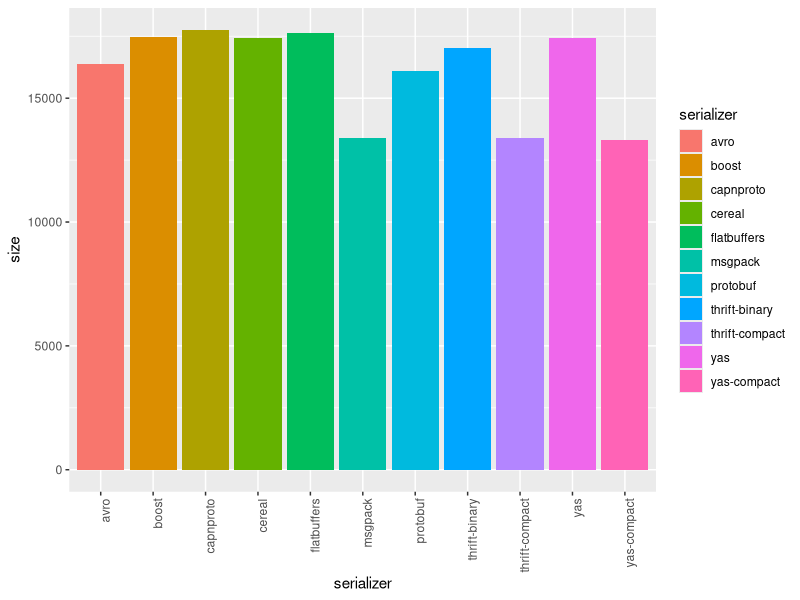
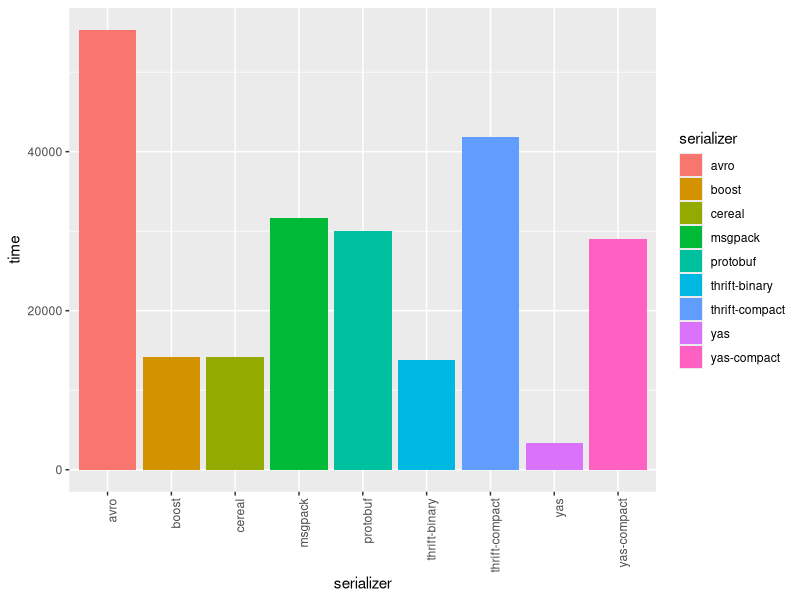
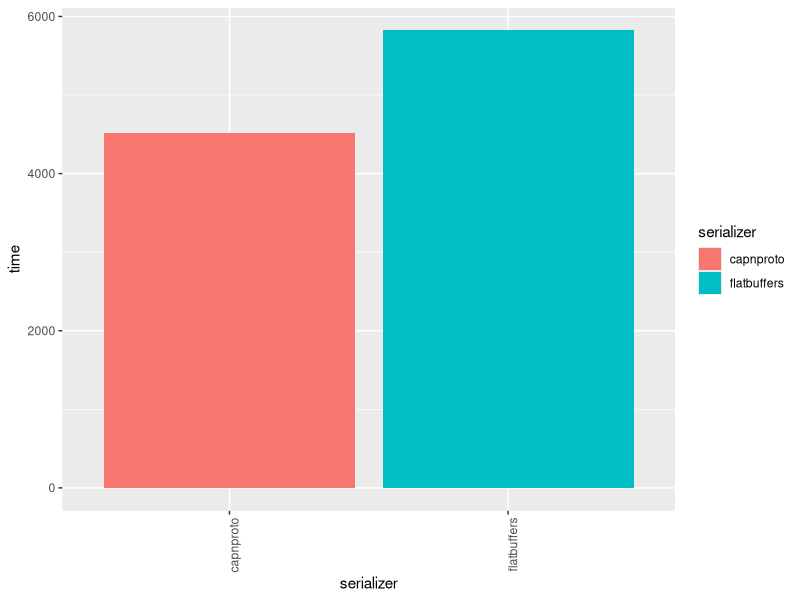

Reproduce these figures in R, in order.
library(ggplot2)

names.size <- c("thrift-binary", "thrift-compact", "protobuf", "boost", "msgpack", "cereal", "avro", "capnproto", "flatbuffers", "yas", "yas-compact")
names.time <- c("thrift-binary", "thrift-compact", "protobuf", "boost", "msgpack", "cereal", "avro", "yas", "yas-compact")
names.time2 <- c("capnproto", "flatbuffers")
# data from the 1000000 simulations
# c=" "; for t in thrift-binary thrift-compact protobuf boost msgpack cereal avro capnproto flatbuffers yas yas-compact; do ${BENCHMARK} -i 1 -s $t | grep Size | awk "{printf \"%s%d # %s\n\", \"$c\", \$3, \"$t\"}"; c=","; done
size <- c(
     17017 # thrift-binary
    ,13378 # thrift-compact
    ,16116 # protobuf
    ,17470 # boost
    ,13402 # msgpack
    ,17416 # cereal
    ,16384 # avro
    ,17768 # capnproto
    ,17632 # flatbuffers
    ,17416 # yas
    ,13321 # yas-compact
)
# c=" "; for t in thrift-binary thrift-compact protobuf boost msgpack cereal avro yas yas-compact; do rm -f /tmp/$t.time; for i in `seq 1 ${RESTARTS}`; do ${BENCHMARK} -i ${ITERATIONS} -s $t | grep Time | awk '{print $3}' >>/tmp/$t.time; done; awk "{ sum += \$1 } END {printf \"%s%f # %s\n\", \"$c\", sum/50, \"$t\"}" /tmp/$t.time; c=","; done
time <- c(
     13795.100000 # thrift-binary
    ,41831.280000 # thrift-compact
    ,30041.420000 # protobuf
    ,14231.320000 # boost
    ,31668.700000 # msgpack
    ,14203.780000 # cereal
    ,55352.740000 # avro
    ,3307.360000 # yas
    ,28981.900000 # yas-compact
)
# c=" "; for t in capnproto flatbuffers; do rm -f /tmp/$t.time; for i in `seq 1 ${RESTARTS}`; do ${BENCHMARK} -i ${ITERATIONS} -s $t | grep Time | awk '{print $3}' >>/tmp/$t.time; done; awk "{ sum += \$1 } END {printf \"%s%f # %s\n\", \"$c\", sum/50, \"$t\"}" /tmp/$t.time; c=","; done
time2 <- c(
     4512.320000 # capnproto
    ,5821.920000 # flatbuffers
)

data.size <- as.data.frame(list(serializer = names.size, size = size))
data.time <- as.data.frame(list(serializer = names.time, time = time))
data.time2 <- as.data.frame(list(serializer = names.time2, time = time2))

ssize <- ggplot(data.size, aes(x = as.factor(serializer), y = size, fill = serializer)) +
    geom_bar(stat = "identity") +
    xlab("serializer") +
    ylab("size") +
    theme(axis.text.x = element_text(angle = 90, hjust = 1))
png(filename="size.png", width = 800, height = 600)
plot(ssize)
dev.off()

stime <- ggplot(data.time, aes(x = as.factor(serializer), y = time, fill = serializer)) +
    geom_bar(stat = "identity") +
    xlab("serializer") +
    ylab("time") +
    theme(axis.text.x = element_text(angle = 90, hjust = 1))
png(filename="time.png", width = 800, height = 600)
plot(stime)
dev.off()

stime2 <- ggplot(data.time2, aes(x = as.factor(serializer), y = time, fill = serializer)) +
    geom_bar(stat = "identity") +
    xlab("serializer") +
    ylab("time") +
    theme(axis.text.x = element_text(angle = 90, hjust = 1))
png(filename="time2.png", width = 800, height = 600)
plot(stime2)
dev.off()
